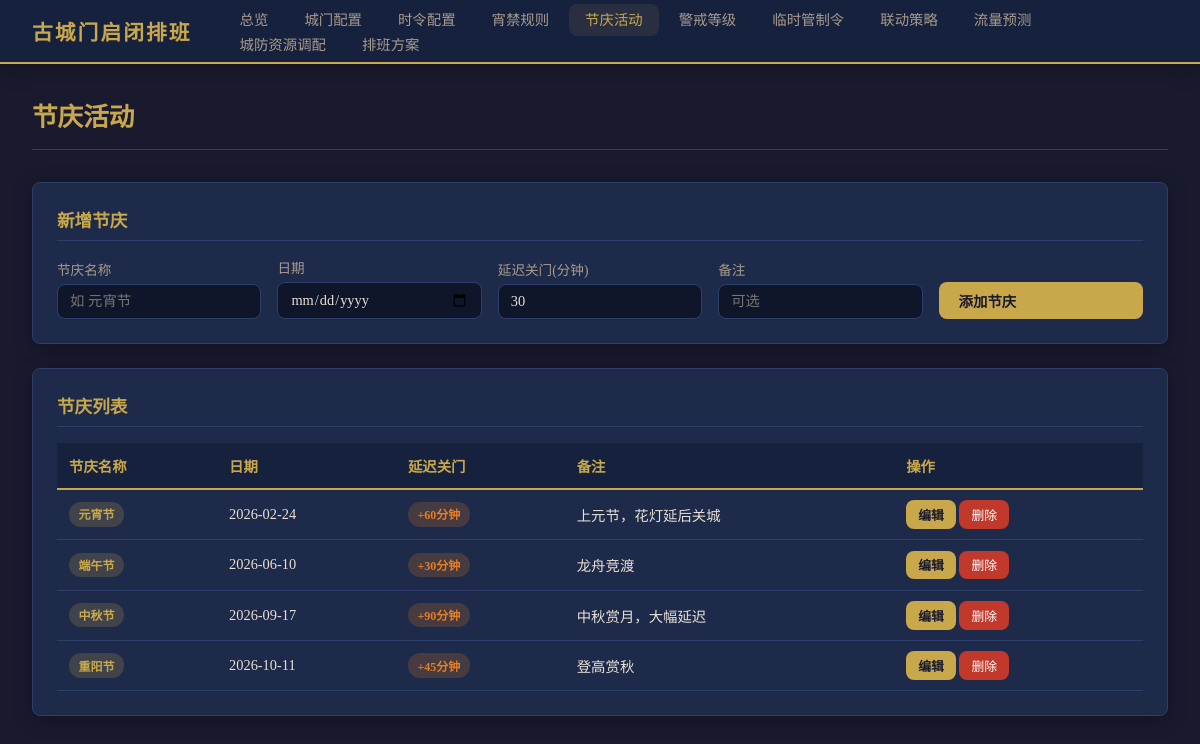
Page /festivals on the committed database.
### tables this page shows
CREATE TABLE festivals (
            id INTEGER PRIMARY KEY AUTOINCREMENT,
            festival_name TEXT NOT NULL,
            festival_date TEXT NOT NULL UNIQUE,
            delay_minutes INTEGER NOT NULL DEFAULT 30,
            notes TEXT DEFAULT ''
        );

### main.py (the view)
@app.get("/festivals", response_class=HTMLResponse)
async def festivals_page(request: Request, error: str = None):
    conn = get_db()
    festivals = conn.execute("SELECT * FROM festivals ORDER BY festival_date").fetchall()
    conn.close()
    return templates.TemplateResponse("festivals.html", {
        "request": request,
        "festivals": festivals,
        "active_page": "festivals",
        "error_msg": error,
    })

### templates/festivals.html (shortened to what this page needs)
{% extends "base.html" %}
{% block content %}
<div class="page-header">
    <h1>节庆活动</h1>
</div>
<div class="card">
    <h2>新增节庆</h2>
    <form action="/festivals/add" method="post" class="form-grid">
        <div class="form-group">
            <label>节庆名称</label>
            <input type="text" name="festival_name" required placeholder="如 元宵节">
        </div>
        <div class="form-group">
            <label>日期</label>
            <input type="date" name="festival_date" required>
        </div>
        <div class="form-group">
            <label>延迟关门(分钟)</label>
            <input type="number" name="delay_minutes" min="0" max="300" value="30" required>
        </div>
        <div class="form-group">
            <label>备注</label>
            <input type="text" name="notes" placeholder="可选">
        </div>
        <div class="form-group">
            <label>&nbsp;</label>
            <button type="submit" class="btn btn-primary">添加节庆</button>
        </div>
    </form>
</div>
<div class="card">
    <h2>节庆列表</h2>
    <div class="table-responsive">
        <table>
            <thead>
                <tr>
                    <th>节庆名称</th>
                    <th>日期</th>
                    <th>延迟关门</th>
                    <th>备注</th>
                    <th>操作</th>
                </tr>
            </thead>
            <tbody>
                {% for f in festivals %}
                <tr>
                    <td><span class="badge badge-gold">{{ f.festival_name }}</span></td>
                    <td>{{ f.festival_date }}</td>
                    <td><span class="badge badge-orange">+{{ f.delay_minutes }}分钟</span></td>
                    <td>{{ f.notes or '-' }}</td>
                    <td>
                        <button type="button" class="btn btn-primary btn-sm" onclick="openEditModal({{ f.id }}, '{{ f.festival_name }}', '{{ f.festival_date }}', {{ f.delay_minutes }}, '{{ f.notes or '' }}')">编辑</button>
                        <form action="/festivals/delete/{{ f.id }}" method="post" style="display:inline;"
                              onsubmit="return confirm('确定删除节庆 {{ f.festival_name }}？')">
                            <button type="submit" class="btn btn-danger btn-sm">删除</button>
                        </form>
                    </td>
                </tr>
                {% endfor %}
            </tbody>
        </table>
    </div>
</div>
{% endblock %}

### static/css/style.css (style rules this page uses)
:root { --bg-primary: #1a1a2e; --bg-secondary: #16213e; --bg-card: #1e2a4a; --bg-input: #0f1629; --text-primary: #e8e0d4; --text-secondary: #a89b8c; --accent-gold: #c9a84c; --accent-red: #c0392b; --accent-green: #27ae60; --accent-blue: #2980b9; --accent-orange: #e67e22; --accent-purple: #8e44ad; --border-color: #2c3e6b; --shadow: 0 4px 20px rgba(0,0,0,0.3); --radius: 8px; }
* { margin: 0; padding: 0; box-sizing: border-box; }
body { font-family: "Noto Serif SC", "Songti SC", "SimSun", serif; background: var(--bg-primary); color: var(--text-primary); min-height: 100vh; }
.page-header { display: flex; justify-content: space-between; align-items: center; margin-bottom: 2rem; padding-bottom: 1rem; border-bottom: 1px solid var(--border-color); }
.page-header h1 { font-size: 1.6rem; color: var(--accent-gold); font-weight: 600; }
.card { background: var(--bg-card); border: 1px solid var(--border-color); border-radius: var(--radius); padding: 1.5rem; margin-bottom: 1.5rem; box-shadow: var(--shadow); }
.card h2 { font-size: 1.1rem; color: var(--accent-gold); margin-bottom: 1rem; padding-bottom: 0.5rem; border-bottom: 1px solid var(--border-color); }
.form-grid { display: grid; grid-template-columns: repeat(auto-fill, minmax(200px, 1fr)); gap: 1rem; align-items: end; }
.form-group { display: flex; flex-direction: column; gap: 0.3rem; }
.form-group label { font-size: 0.85rem; color: var(--text-secondary); }
.form-group input, .form-group select, .form-group textarea { background: var(--bg-input); border: 1px solid var(--border-color); color: var(--text-primary); padding: 0.5rem 0.75rem; border-radius: var(--radius); font-size: 0.9rem; font-family: inherit; }
.btn { padding: 0.5rem 1.25rem; border: none; border-radius: var(--radius); cursor: pointer; font-size: 0.9rem; font-family: inherit; transition: all 0.2s; text-decoration: none; display: inline-flex; align-items: center; gap: 0.4rem; }
.btn-primary { background: var(--accent-gold); color: var(--bg-primary); font-weight: 600; }
.btn-danger { background: var(--accent-red); color: white; font-size: 0.8rem; padding: 0.3rem 0.75rem; }
.btn-sm { font-size: 0.8rem; padding: 0.3rem 0.75rem; }
table { width: 100%; border-collapse: collapse; font-size: 0.9rem; }
th { background: var(--bg-secondary); color: var(--accent-gold); padding: 0.75rem; text-align: left; font-weight: 600; border-bottom: 2px solid var(--accent-gold); white-space: nowrap; }
td { padding: 0.65rem 0.75rem; border-bottom: 1px solid var(--border-color); }
.badge { display: inline-block; padding: 0.2rem 0.6rem; border-radius: 12px; font-size: 0.75rem; font-weight: 600; }
.badge-gold { background: rgba(201,168,76,0.2); color: var(--accent-gold); }
.badge-orange { background: rgba(230,126,34,0.2); color: var(--accent-orange); }
.table-responsive { overflow-x: auto; }

### rows in the picture
festivals: festival_name "元宵节", festival_date "2026-02-24", delay_minutes "60", notes "上元节，花灯延后关城"
festivals: festival_name "端午节", festival_date "2026-06-10", delay_minutes "30", notes "龙舟竞渡"
festivals: festival_name "中秋节", festival_date "2026-09-17", delay_minutes "90", notes "中秋赏月，大幅延迟"
festivals: festival_name "重阳节", festival_date "2026-10-11", delay_minutes "45", notes "登高赏秋"
